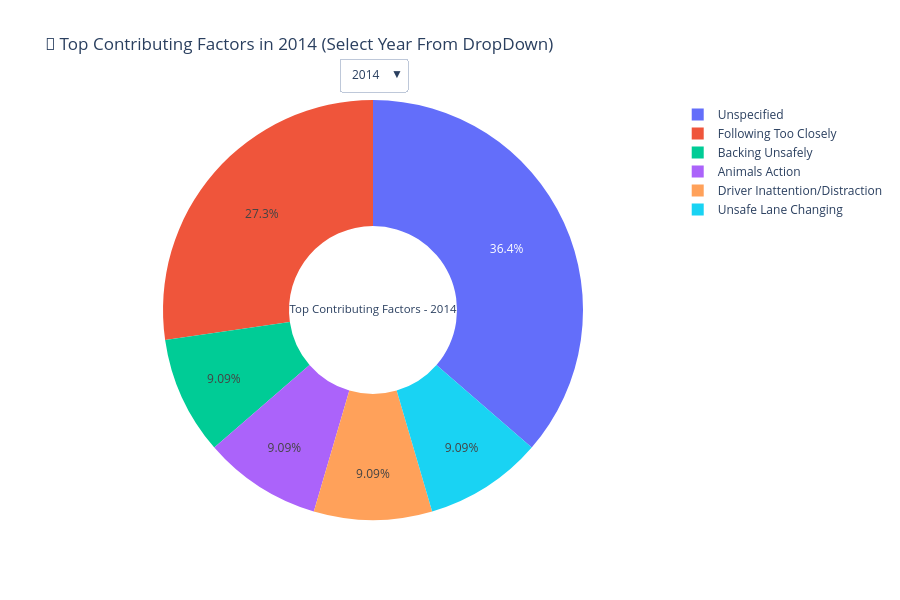

Notebook source saved alongside this figure:
### Markdown cell above
### Donut Charts of Top Contributing Factors per Year

### Code cell
# Prep data
donut_data = data.groupby(['year', 'contributing_factor_vehicle_1']).size().reset_index(name='count')
years = sorted(donut_data['year'].unique())

# Create base figure
fig = go.Figure()

# Add one trace per year (but only show the first by default)
for i, yr in enumerate(years):
    df_year = donut_data[donut_data['year'] == yr].sort_values('count', ascending=False).head(10)
    visible = True if i == 0 else False
    fig.add_trace(go.Pie(
        labels=df_year['contributing_factor_vehicle_1'],
        values=df_year['count'],
        name=str(yr),
        hole=0.4,
        visible=visible,
        title=f"Top Contributing Factors - {yr}"
    ))

# Create dropdown buttons
dropdown_buttons = [
    dict(
        label=str(yr),
        method='update',
        args=[{'visible': [i == j for j in range(len(years))]},
              {'title': f"🍩 Top Contributing Factors in {yr}"}]
    )
    for i, yr in enumerate(years)
]

# Update layout with dropdown
fig.update_layout(
    updatemenus=[{
        'active': 0,
        'buttons': dropdown_buttons,
        'x': 0.5,
        'xanchor': 'center',
        'y': 1.1,
        'yanchor': 'top',
        'direction': 'down'
    }],
    title_text=f"🍩 Top Contributing Factors in {years[0]} (Select Year From DropDown)",
    height=600
)

fig.show()

### Figure 1 — Plotly figure (JSON) as saved in the notebook; plotly's stock layout.template omitted (floating-point values rounded to 4 significant figures)
{"data": [{"hole": 0.4, "labels": ["Unspecified", "Following Too Closely", "Backing Unsafely", "Animals Action", "Driver Inattention/Distraction", "Unsafe Lane Changing"], "name": "2014", "title": {"text": "Top Contributing Factors - 2014"}, "type": "pie", "values": [4, 3, 1, 1, 1, 1], "visible": true}, {"hole": 0.4, "labels": ["Driver Inattention/Distraction", "Unspecified", "Backing Unsafely", "Failure to Yield Right-of-Way", "Following Too Closely", "Passenger Distraction"], "name": "2015", "title": {"text": "Top Contributing Factors - 2015"}, "type": "pie", "values": [6, 5, 2, 1, 1, 1], "visible": false}, {"hole": 0.4, "labels": ["Driver Inattention/Distraction", "Unspecified", "Following Too Closely", "Failure to Yield Right-of-Way", "Backing Unsafely", "Unsafe Lane Changing", "Passing or Lane Usage Improper", "Other Vehicular", "Passing Too Closely", "Turning Improperly"], "name": "2016", "title": {"text": "Top Contributing Factors - 2016"}, "type": "pie", "values": [4634, 3344, 2124, 1365, 818, 807, 804, 570, 561, 508], "visible": false}, {"hole": 0.4, "labels": ["Driver Inattention/Distraction", "Unspecified", "Following Too Closely", "Failure to Yield Right-of-Way", "Unsafe Lane Changing", "Backing Unsafely", "Passing or Lane Usage Improper", "Passing Too Closely", "Turning Improperly", "Other Vehicular"], "name": "2017", "title": {"text": "Top Contributing Factors - 2017"}, "type": "pie", "values": [6178, 4141, 3187, 1923, 1183, 1149, 1137, 868, 695, 687], "visible": false}, {"hole": 0.4, "labels": ["Driver Inattention/Distraction", "Unspecified", "Following Too Closely", "Failure to Yield Right-of-Way", "Passing or Lane Usage Improper", "Backing Unsafely", "Unsafe Lane Changing", "Passing Too Closely", "Turning Improperly", "Other Vehicular"], "name": "2018", "title": {"text": "Top Contributing Factors - 2018"}, "type": "pie", "values": [6308, 3900, 2870, 1835, 1118, 1099, 985, 803, 617, 605], "visible": false}, {"hole": 0.4, "labels": ["Driver Inattention/Distraction", "Unspecified", "Following Too Closely", "Failure to Yield Right-of-Way", "Passing or Lane Usage Improper", "Backing Unsafely", "Unsafe Lane Changing", "Passing Too Closely", "Other Vehicular", "Turning Improperly"], "name": "2019", "title": {"text": "Top Contributing Factors - 2019"}, "type": "pie", "values": [6669, 4239, 2730, 1839, 1059, 942, 853, 750, 657, 556], "visible": false}, {"hole": 0.4, "labels": ["Driver Inattention/Distraction", "Unspecified", "Failure to Yield Right-of-Way", "Following Too Closely", "Backing Unsafely", "Reaction to Uninvolved Vehicle", "Unsafe Speed", "Traffic Control Disregarded", "Other Vehicular", "View Obstructed/Limited"], "name": "2020", "title": {"text": "Top Contributing Factors - 2020"}, "type": "pie", "values": [221, 168, 89, 73, 35, 31, 26, 25, 23, 21], "visible": false}, {"hole": 0.4, "labels": ["Driver Inattention/Distraction", "Unspecified", "Following Too Closely", "Failure to Yield Right-of-Way", "Passing Too Closely", "Fatigued/Drowsy", "Passing or Lane Usage Improper", "Other Vehicular", "Traffic Control Disregarded", "Turning Improperly"], "name": "2021", "title": {"text": "Top Contributing Factors - 2021"}, "type": "pie", "values": [5, 4, 3, 3, 2, 1, 1, 1, 1, 1], "visible": false}, {"hole": 0.4, "labels": ["Driver Inattention/Distraction", "Unspecified", "Failure to Yield Right-of-Way", "Following Too Closely", "Passing Too Closely", "Traffic Control Disregarded", "Alcohol Involvement", "Passing or Lane Usage Improper", "Reaction to Uninvolved Vehicle", "Unsafe Speed"], "name": "2022", "title": {"text": "Top Contributing Factors - 2022"}, "type": "pie", "values": [50, 37, 17, 13, 9, 9, 8, 6, 5, 5], "visible": false}, {"hole": 0.4, "labels": ["Driver Inattention/Distraction", "Alcohol Involvement", "Other Vehicular"], "name": "2023", "title": {"text": "Top Contributing Factors - 2023"}, "type": "pie", "values": [2, 1, 1], "visible": false}, {"hole": 0.4, "labels": ["Aggressive Driving/Road Rage", "Driver Inattention/Distraction", "Unsafe Lane Changing"], "name": "2024", "title": {"text": "Top Contributing Factors - 2024"}, "type": "pie", "values": [1, 1, 1], "visible": false}], "layout": {"height": 600, "title": {"text": "🍩 Top Contributing Factors in 2014 (Select Year From DropDown)"}, "updatemenus": [{"active": 0, "buttons": [{"args": [{"visible": [true, false, false, false, false, false, false, false, false, false, false]}, {"title": "🍩 Top Contributing Factors in 2014"}], "label": "2014", "method": "update"}, {"args": [{"visible": [false, true, false, false, false, false, false, false, false, false, false]}, {"title": "🍩 Top Contributing Factors in 2015"}], "label": "2015", "method": "update"}, {"args": [{"visible": [false, false, true, false, false, false, false, false, false, false, false]}, {"title": "🍩 Top Contributing Factors in 2016"}], "label": "2016", "method": "update"}, {"args": [{"visible": [false, false, false, true, false, false, false, false, false, false, false]}, {"title": "🍩 Top Contributing Factors in 2017"}], "label": "2017", "method": "update"}, {"args": [{"visible": [false, false, false, false, true, false, false, false, false, false, false]}, {"title": "🍩 Top Contributing Factors in 2018"}], "label": "2018", "method": "update"}, {"args": [{"visible": [false, false, false, false, false, true, false, false, false, false, false]}, {"title": "🍩 Top Contributing Factors in 2019"}], "label": "2019", "method": "update"}, {"args": [{"visible": [false, false, false, false, false, false, true, false, false, false, false]}, {"title": "🍩 Top Contributing Factors in 2020"}], "label": "2020", "method": "update"}, {"args": [{"visible": [false, false, false, false, false, false, false, true, false, false, false]}, {"title": "🍩 Top Contributing Factors in 2021"}], "label": "2021", "method": "update"}, {"args": [{"visible": [false, false, false, false, false, false, false, false, true, false, false]}, {"title": "🍩 Top Contributing Factors in 2022"}], "label": "2022", "method": "update"}, {"args": [{"visible": [false, false, false, false, false, false, false, false, false, true, false]}, {"title": "🍩 Top Contributing Factors in 2023"}], "label": "2023", "method": "update"}, {"args": [{"visible": [false, false, false, false, false, false, false, false, false, false, true]}, {"title": "🍩 Top Contributing Factors in 2024"}], "label": "2024", "method": "update"}], "direction": "down", "x": 0.5, "xanchor": "center", "y": 1.1, "yanchor": "top"}]}}
